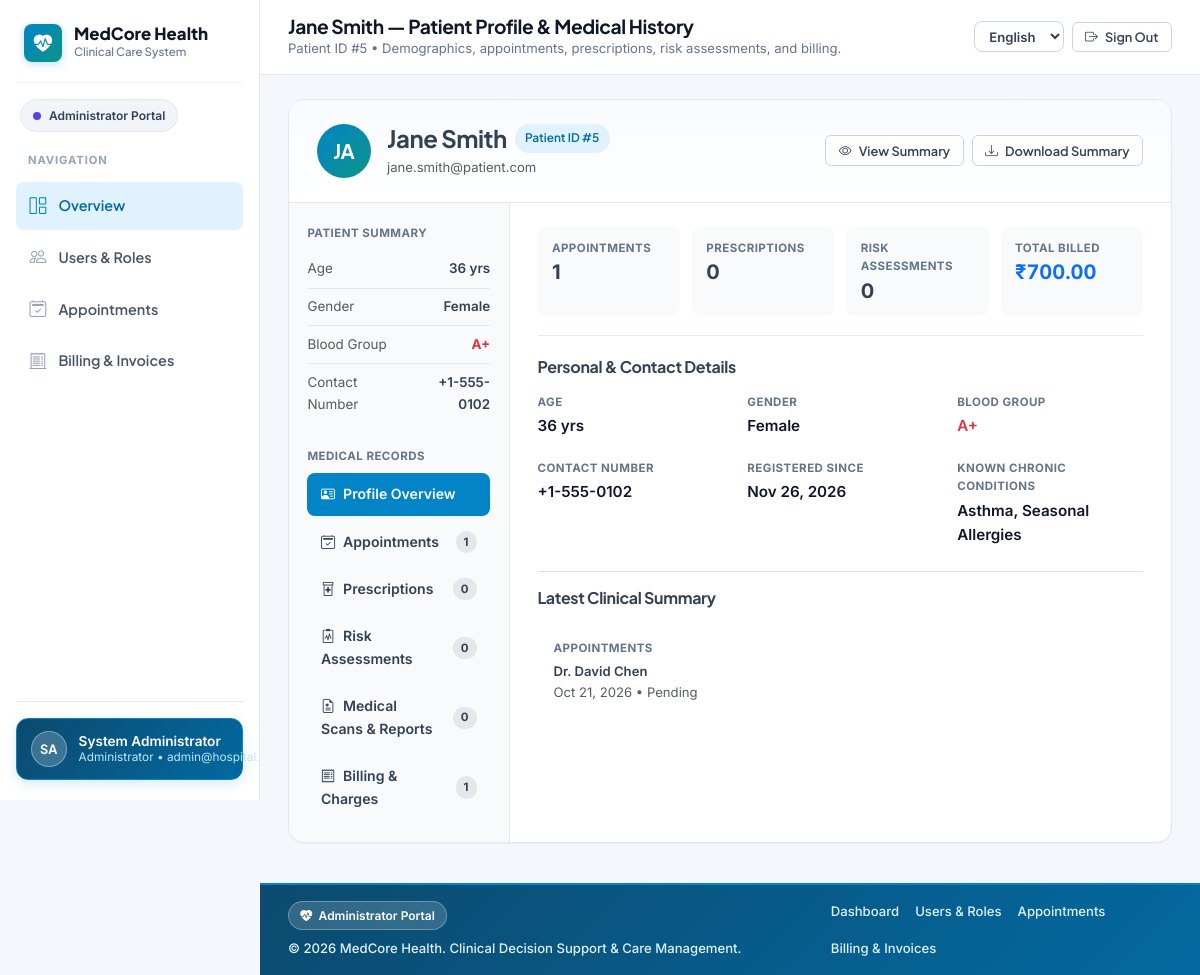
/patient/profile.php?id=5 (signed in), run on the app's committed database.
### tables this page shows
CREATE TABLE `patient_profiles` (
    `id` INT NOT NULL AUTO_INCREMENT,
    `user_id` INT NOT NULL,
    `dob` DATE NOT NULL,
    `gender` ENUM('Male', 'Female', 'Other') NOT NULL,
    `blood_group` VARCHAR(5) NOT NULL,
    `chronic_conditions` TEXT,
    `contact_number` VARCHAR(20) NOT NULL,
    PRIMARY KEY (`id`),
    FOREIGN KEY (`user_id`) REFERENCES `users`(`id`) ON DELETE CASCADE,
    INDEX `idx_user_id` (`user_id`),
    INDEX `idx_blood_group` (`blood_group`)
);

CREATE TABLE `users` (
    `id` INT NOT NULL AUTO_INCREMENT,
    `name` VARCHAR(255) NOT NULL,
    `email` VARCHAR(255) NOT NULL,
    `password_hash` VARCHAR(255) NOT NULL,
    `role` ENUM('admin', 'doctor', 'patient') NOT NULL,
    `created_at` TIMESTAMP DEFAULT CURRENT_TIMESTAMP,
    PRIMARY KEY (`id`),
    UNIQUE KEY `email` (`email`),
    INDEX `idx_role` (`role`),
    INDEX `idx_created_at` (`created_at`)
);

CREATE TABLE `appointments` (
    `id` INT NOT NULL AUTO_INCREMENT,
    `patient_id` INT NOT NULL,
    `doctor_id` INT NOT NULL,
    `appointment_date` DATE NOT NULL,
    `appointment_time` TIME NOT NULL,
    `status` ENUM('pending', 'confirmed', 'completed', 'cancelled') DEFAULT 'pending',
    `symptom_notes` TEXT,
    `created_at` TIMESTAMP DEFAULT CURRENT_TIMESTAMP,
    PRIMARY KEY (`id`),
    FOREIGN KEY (`patient_id`) REFERENCES `users`(`id`) ON DELETE CASCADE,
    FOREIGN KEY (`doctor_id`) REFERENCES `users`(`id`) ON DELETE CASCADE,
    INDEX `idx_patient_id` (`patient_id`),
    INDEX `idx_doctor_id` (`doctor_id`),
    INDEX `idx_appointment_date` (`appointment_date`),
    INDEX `idx_status` (`status`)
);

### patient/profile.php (the view, shortened to what the rows shown need)
<?php
require_once __DIR__ . '/../config/db.php';
$currentUserId = getCurrentUserId();
$currentRole = getCurrentUserRole();
$targetPatientId = intval($_GET['id'] ?? ($currentRole === 'patient' ? $currentUserId : 0));
$activeSection = $_GET['section'] ?? 'overview';
$patient = null;
$appointments = [];
$diagnostics = [];
$editModeOpen = false;
try {
    $pdo = getDBConnection();
    $stmt = $pdo->prepare("
        SELECT u.id, u.name, u.email, u.role, u.created_at,
               pp.dob, pp.gender, pp.blood_group, pp.chronic_conditions, pp.contact_number
        FROM users u
        LEFT JOIN patient_profiles pp ON u.id = pp.user_id
        WHERE u.id = ? AND u.role = 'patient'
        LIMIT 1
    ");
    $stmt->execute([$targetPatientId]);
    $patient = $stmt->fetch();
    $stmt = $pdo->prepare("
        SELECT a.*, d.name AS doctor_name, dp.specialization, dp.room_number
        FROM appointments a
        JOIN users d ON a.doctor_id = d.id
        LEFT JOIN doctor_profiles dp ON d.id = dp.user_id
        WHERE a.patient_id = ?
        ORDER BY a.appointment_date DESC, a.appointment_time DESC
    ");
    $stmt->execute([$targetPatientId]);
    $appointments = $stmt->fetchAll();
    $stmt = $pdo->prepare("
        SELECT dr.*, d.name AS doctor_name, dp.specialization
        FROM diagnostic_records dr
        JOIN users d ON dr.doctor_id = d.id
        LEFT JOIN doctor_profiles dp ON d.id = dp.user_id
        WHERE dr.patient_id = ?
        ORDER BY dr.created_at DESC
    ");
    $stmt->execute([$targetPatientId]);
    $diagnostics = $stmt->fetchAll();
} catch (PDOException $e) {
    error_log("Patient Profile Error: " . $e->getMessage());
    $error = t('msg_error');
}
$age = !empty($patient['dob']) ? calculateAge($patient['dob']) : '--';
    ?>
    <?php
$page_title = $patient['name'] . ' — ' . t('profile_title');
$page_subtitle = t('profile_sub', ['id' => $patient['id']]);
include __DIR__ . '/../includes/portal_header.php';
?>
<div class="profile-workspace">
    <div class="profile-workspace-header">
        <div class="d-flex flex-wrap justify-content-between align-items-center gap-3">
            <div class="d-flex align-items-center gap-3">
                <div class="user-avatar-circle" style="width: 54px; height: 54px; font-size: 1.25rem;">
                    <?php echo strtoupper(substr($patient['name'], 0, 2)); ?>
                </div>
                <div>
                    <div class="d-flex flex-wrap align-items-center gap-2">
                        <h2 class="h4 fw-bold mb-0 text-slate-900"><?php echo htmlspecialchars($patient['name']); ?></h2>
                        <span class="badge-modern badge-modern-primary"><?php echo e_t('label_patient_id'); ?> #<?php echo (int)$patient['id']; ?></span>
                    </div>
                    <div class="small text-muted mt-1">
                        <?php echo htmlspecialchars($patient['email']); ?>
                    </div>
                </div>
            </div>
        </div>
    </div>
    <div class="row g-0">
        <aside class="col-lg-4 col-xl-3 profile-workspace-rail">
            <div class="mb-4">
                <div class="profile-quick-row">
                    <span class="text-muted"><?php echo e_t('label_age'); ?></span>
                    <span class="fw-semibold text-slate-900"><?php echo $age !== '--' ? htmlspecialchars((string)$age) . ' ' . e_t('label_yrs') : 'N/A'; ?></span>
                </div>
                <div class="profile-quick-row">
                    <span class="text-muted"><?php echo e_t('label_gender'); ?></span>
                    <span class="fw-semibold text-slate-900"><?php echo htmlspecialchars(translateStatus($patient['gender'] ?? 'Other')); ?></span>
                </div>
                <div class="profile-quick-row">
                    <span class="text-muted"><?php echo e_t('col_blood_group'); ?></span>
                    <span class="fw-bold text-danger"><?php echo htmlspecialchars($patient['blood_group'] ?? 'N/A'); ?></span>
                </div>
                <div class="profile-quick-row">
                    <span class="text-muted"><?php echo e_t('label_contact'); ?></span>
                    <span class="fw-semibold text-slate-900 text-end"><?php echo htmlspecialchars($patient['contact_number'] ?: t('not_recorded')); ?></span>
                </div>
            </div>
        </aside>
        <div class="col-lg-8 col-xl-9 profile-workspace-main">
            <div class="tab-content" id="historyTabContent">
                <div class="tab-pane fade <?php echo $activeSection === 'overview' ? 'show active' : ''; ?>" id="tab-overview" role="tabpanel">
                    <div id="profileViewSection" class="<?php echo $editModeOpen ? 'd-none' : ''; ?>">
                        <div class="profile-kv-grid mb-4">
                            <div>
                                <div class="profile-kv-label"><?php echo e_t('label_age'); ?></div>
                                <div class="profile-kv-value" id="viewProfileAge"><?php echo $age !== '--' ? htmlspecialchars((string)$age) . ' ' . e_t('label_yrs') : 'N/A'; ?></div>
                            </div>
                            <div>
                                <div class="profile-kv-label"><?php echo e_t('label_gender'); ?></div>
                                <div class="profile-kv-value"><?php echo htmlspecialchars(translateStatus($patient['gender'] ?? 'Other')); ?></div>
                            </div>
                            <div>
                                <div class="profile-kv-label"><?php echo e_t('col_blood_group'); ?></div>
                                <div class="profile-kv-value text-danger"><?php echo htmlspecialchars($patient['blood_group'] ?? 'N/A'); ?></div>
                            </div>
                            <div>
                                <div class="profile-kv-label"><?php echo e_t('label_contact'); ?></div>
                                <div class="profile-kv-value" id="viewProfileContact"><?php echo htmlspecialchars($patient['contact_number'] ?: t('not_recorded')); ?></div>
                            </div>
                            <div>
                                <div class="profile-kv-label"><?php echo e_t('label_member_since'); ?></div>
                                <div class="profile-kv-value"><?php echo formatDate($patient['created_at']); ?></div>
                            </div>
                            <div>
                                <div class="profile-kv-label"><?php echo e_t('label_update_chronic'); ?></div>
                                <div class="profile-kv-value" id="viewProfileChronic"><?php echo htmlspecialchars($patient['chronic_conditions'] ?: t('none_reported')); ?></div>
                            </div>
                        </div>
                        <?php if (!empty($appointments) || !empty($diagnostics)): ?>
                            <div class="pt-3 border-top">
                                <div class="row g-3 small">
                                    <?php if (!empty($appointments)): $lastAppt = $appointments[0]; ?>
                                        <div class="col-md-6">
                                            <div class="p-3 bg-slate-50 rounded-3 h-100">
                                                <div class="profile-kv-label"><?php echo e_t('hist_tab_appts'); ?></div>
                                                <div class="fw-semibold text-slate-900"><?php echo htmlspecialchars($lastAppt['doctor_name']); ?></div>
                                                <div class="text-muted"><?php echo formatDate($lastAppt['appointment_date']); ?> &bull; <?php echo htmlspecialchars(translateStatus($lastAppt['status'])); ?></div>
                                            </div>
                                        </div>
                                    <?php endif; ?>
                                </div>
                            </div>
                        <?php endif; ?>
                    </div>
                </div>
            </div>
        </div>
    </div>
</div>
<?php include __DIR__ . '/../includes/portal_footer.php'; ?>

### includes/portal_header.php (shortened to what the rows shown need)
<?php
$__curLang = getCurrentLang();
?>
<!DOCTYPE html>
<html lang="<?php echo htmlspecialchars($__curLang); ?>">
<head>
    <link href="https://cdn.jsdelivr.net/npm/bootstrap@5.3.2/dist/css/bootstrap.min.css" rel="stylesheet">
    <link rel="stylesheet" href="https://cdn.jsdelivr.net/npm/bootstrap-icons@1.11.1/font/bootstrap-icons.css">
    <link rel="stylesheet" href="<?php echo BASE_URL; ?>/assets/css/custom.css">
</head>
<body class="portal-body">
<div class="portal-shell">
    <div class="portal-main-wrap">
        <header class="portal-topbar">
            <div class="d-flex align-items-center gap-3 min-w-0">
                <div class="min-w-0">
                    <h1 class="topbar-title text-truncate mb-0"><?php echo htmlspecialchars($page_title ?? t('nav_dashboard')); ?></h1>
                    <?php if (!empty($page_subtitle)): ?>
                        <p class="topbar-subtitle text-truncate mb-0 d-none d-sm-block"><?php echo htmlspecialchars($page_subtitle); ?></p>
                    <?php endif; ?>
                </div>
            </div>
        </header>
        <main class="portal-content">

### data on the page
patient_profiles: user.name "Jane Smith — Patient Profile & Medical History", user "Patient ID #5 • Demographics, appointments, prescriptions, risk assessments, and billing.", user.name "JA", user.name "Jane Smith", user "5", user.email "jane.smith@patient.com", dob "36", blood_group "A+", contact_number "+1-555-0102", user.created_at "Nov 26, 2026", chronic_conditions "Asthma, Seasonal Allergies"
appointments: doctor.name "Dr. David Chen", appointment_date "Oct 21, 2026"

### other printed values
e_t('app_name') "MedCore Health"
e_t('clinical_care_system') "Clinical Care System"
$__portalLabel "Administrator Portal"
e_t('nav_navigation') "NAVIGATION"
$__item['label'] "Overview"
$__item['label'] "Users & Roles"
$__item['label'] "Appointments"
$__item['label'] "Billing & Invoices"
$__initials "SA"
$__userName "System Administrator"
$__roleLabel "Administrator"
e_t('nav_sign_out') "Sign Out"
e_t('label_patient_id') "Patient ID"
e_t('btn_view_summary') "View Summary"
e_t('btn_download_summary') "Download Summary"
